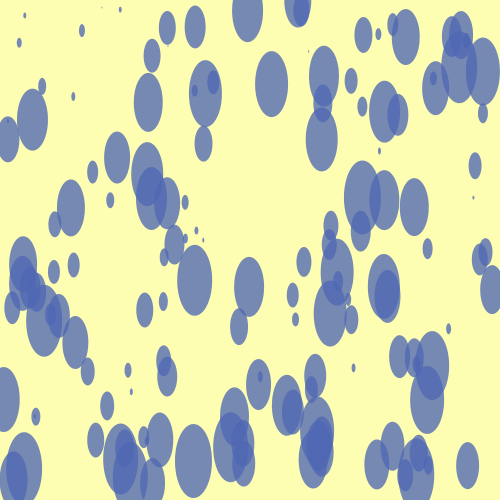
Frame 1 (no input)
Frame 60 (the mouse pressed at the canvas centre just before this capture): identical to frame 1, image omitted
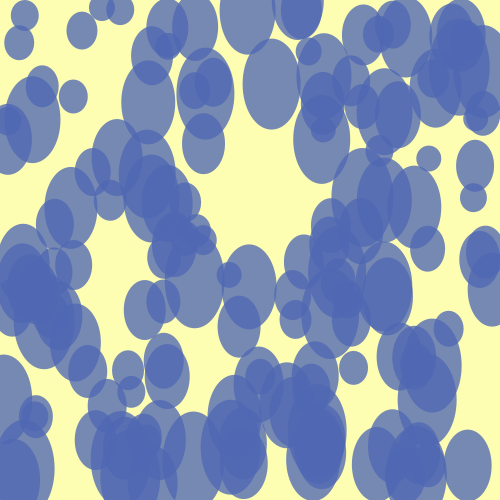
Frame 120 (the mouse held since frame 60 and released just before this capture)

The Processing sketch that drew these frames (run headless with seeded random() and noise(); from frame 60 on, the mouse is pressed at the canvas centre):

// Processing sketch: processing_66968
// ── processing_66968.pde

int numCircle = 150;

float[] circleX = new float [numCircle];
float [] circleY = new float [numCircle];

void setup() {
  size(500, 500);
  smooth();
  noStroke();
  colorMode(RGB, 256);

  for (int i = 0; i < numCircle; i++) {
    circleX[i] = random(width);
    circleY[i] = random(height);
  }
}

void draw() {
  background(255, 255, 180);
  fill(80, 105, 180, 200);
  for (int i = 0; i < numCircle; i++) {
    ellipse(+circleX[i], circleY[i], i/4+mouseX/10, i/2+mouseY/10);
  }
}
